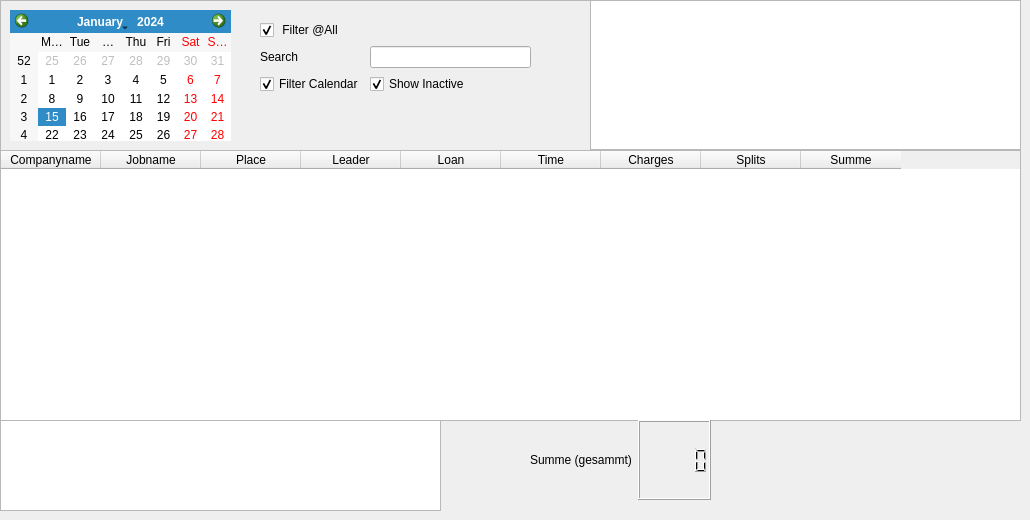
      <widget class="QWidget" name="tab_4">
       <attribute name="title">
        <string>Overview</string>
       </attribute>
       <widget class="QTableWidget" name="infoExel">
        <property name="geometry">
         <rect>
          <x>0</x>
          <y>150</y>
          <width>1021</width>
          <height>271</height>
         </rect>
        </property>
        <property name="editTriggers">
         <set>QAbstractItemView::NoEditTriggers</set>
        </property>
        <property name="horizontalScrollMode">
         <enum>QAbstractItemView::ScrollPerPixel</enum>
        </property>
        <property name="columnCount">
         <number>9</number>
        </property>
        <column>
         <property name="text">
          <string>Companyname</string>
         </property>
        </column>
        <column>
         <property name="text">
          <string>Jobname</string>
         </property>
        </column>
        <column>
         <property name="text">
          <string>Place</string>
         </property>
        </column>
        <column>
         <property name="text">
          <string>Leader</string>
         </property>
        </column>
        <column>
         <property name="text">
          <string>Loan</string>
         </property>
        </column>
        <column>
         <property name="text">
          <string>Time</string>
         </property>
        </column>
        <column>
         <property name="text">
          <string>Charges</string>
         </property>
        </column>
        <column>
         <property name="text">
          <string>Splits</string>
         </property>
        </column>
        <column>
         <property name="text">
          <string>Summe</string>
         </property>
        </column>
       </widget>
       <widget class="QFrame" name="frame_7">
        <property name="geometry">
         <rect>
          <x>0</x>
          <y>0</y>
          <width>591</width>
          <height>151</height>
         </rect>
        </property>
        <property name="frameShape">
         <enum>QFrame::StyledPanel</enum>
        </property>
        <property name="frameShadow">
         <enum>QFrame::Raised</enum>
        </property>
        <widget class="QWidget" name="formLayoutWidget_5">
         <property name="geometry">
          <rect>
           <x>260</x>
           <y>20</y>
           <width>271</width>
           <height>82</height>
          </rect>
         </property>
         <layout class="QFormLayout" name="formLayout_5">
          <property name="labelAlignment">
           <set>Qt::AlignLeading|Qt::AlignLeft|Qt::AlignVCenter</set>
          </property>
          <item row="0" column="0">
           <widget class="QCheckBox" name="filterAll">
            <property name="text">
             <string> Filter @All</string>
            </property>
            <property name="checked">
             <bool>true</bool>
            </property>
           </widget>
          </item>
          <item row="3" column="0">
           <widget class="QCheckBox" name="filterCalendar">
            <property name="text">
             <string>Filter Calendar</string>
            </property>
            <property name="checked">
             <bool>true</bool>
            </property>
           </widget>
          </item>
          <item row="2" column="0">
           <widget class="QLabel" name="label_19">
            <property name="text">
             <string>Search</string>
            </property>
           </widget>
          </item>
          <item row="2" column="1">
           <widget class="QLineEdit" name="infoSearch">
            <property name="text">
             <string/>
            </property>
           </widget>
          </item>
          <item row="3" column="1">
           <widget class="QCheckBox" name="filterInactive">
            <property name="text">
             <string>Show Inactive</string>
            </property>
            <property name="checked">
             <bool>true</bool>
            </property>
           </widget>
          </item>
         </layout>
        </widget>
        <widget class="QCalendarWidget" name="workCalendar">
         <property name="geometry">
          <rect>
           <x>10</x>
           <y>10</y>
           <width>221</width>
           <height>131</height>
          </rect>
         </property>
        </widget>
       </widget>
       <widget class="QFrame" name="graphFrame">
        <property name="geometry">
         <rect>
          <x>590</x>
          <y>0</y>
          <width>431</width>
          <height>151</height>
         </rect>
        </property>
        <property name="frameShape">
         <enum>QFrame::StyledPanel</enum>
        </property>
        <property name="frameShadow">
         <enum>QFrame::Raised</enum>
        </property>
        <widget class="QGraphicsView" name="graphView">
         <property name="geometry">
          <rect>
           <x>0</x>
           <y>0</y>
           <width>431</width>
           <height>150</height>
          </rect>
         </property>
        </widget>
       </widget>
       <widget class="QWidget" name="horizontalLayoutWidget">
        <property name="geometry">
         <rect>
          <x>450</x>
          <y>420</y>
          <width>261</width>
          <height>80</height>
         </rect>
        </property>
        <layout class="QHBoxLayout" name="horizontalLayout">
         <item>
          <widget class="KLed" name="kled"/>
         </item>
         <item>
          <widget class="QLabel" name="label_10">
           <property name="text">
            <string>Summe (gesammt)</string>
           </property>
          </widget>
         </item>
         <item>
          <widget class="QLCDNumber" name="amount"/>
         </item>
        </layout>
       </widget>
       <widget class="QTextEdit" name="infoExelCredits">
        <property name="geometry">
         <rect>
          <x>0</x>
          <y>420</y>
          <width>441</width>
          <height>91</height>
         </rect>
        </property>
        <property name="readOnly">
         <bool>true</bool>
        </property>
       </widget>
      </widget>
